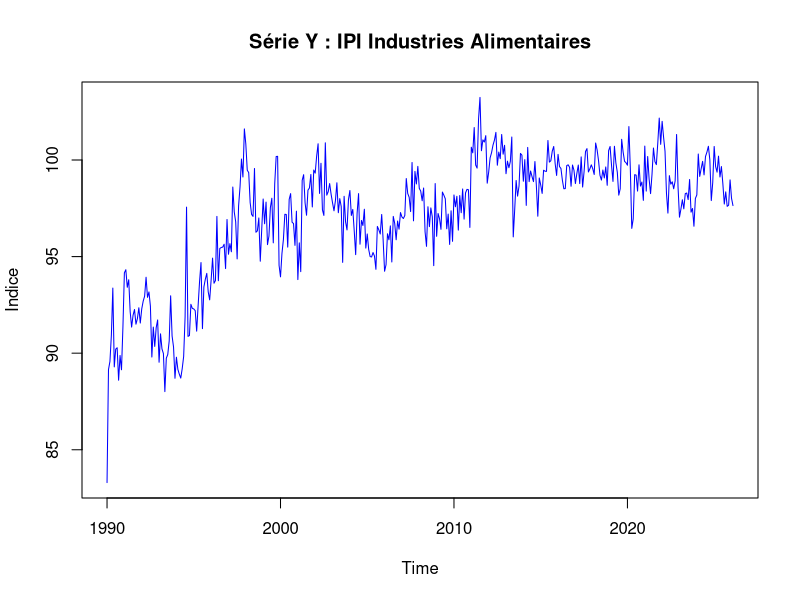
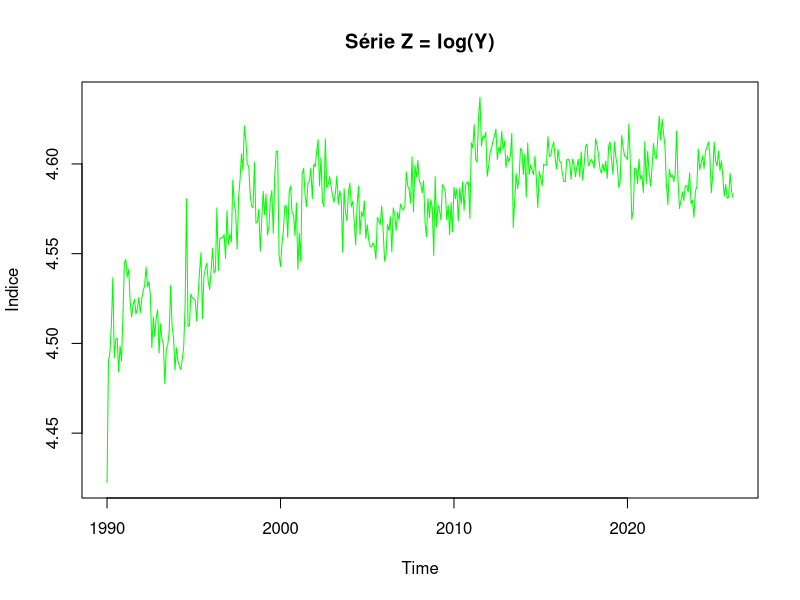
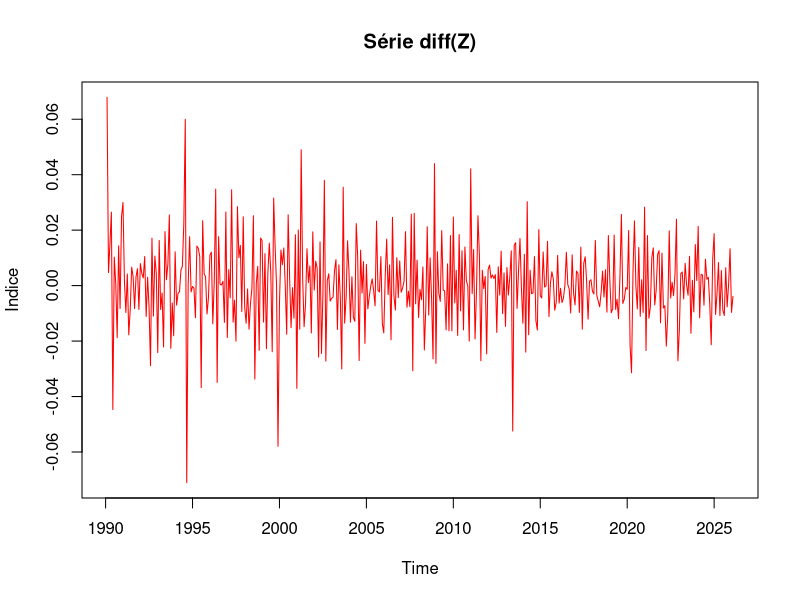
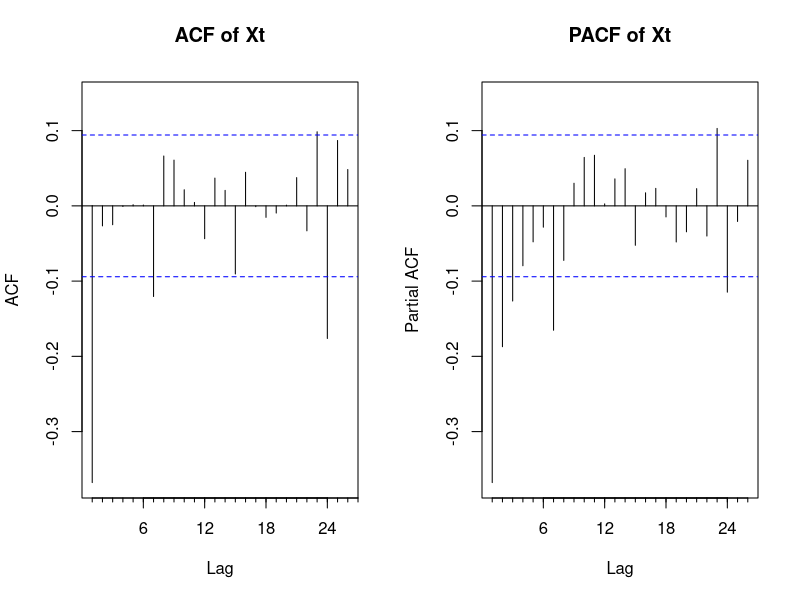
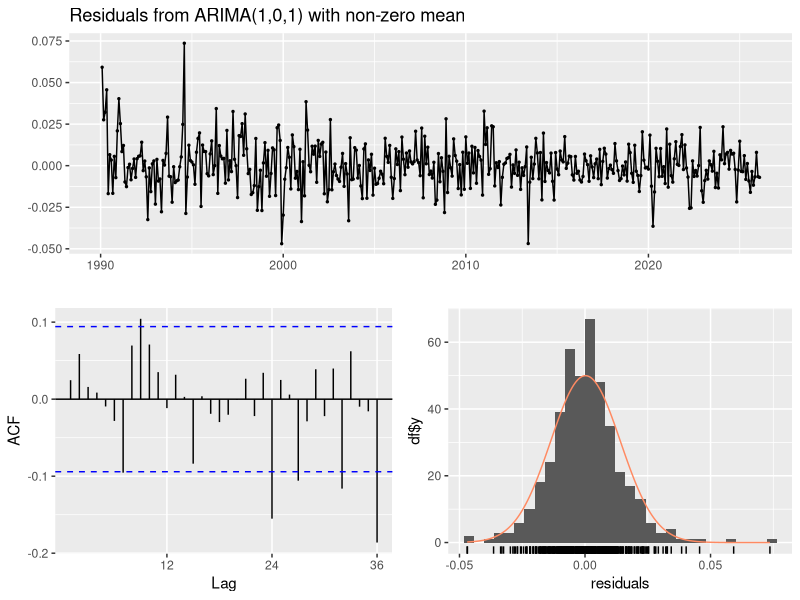
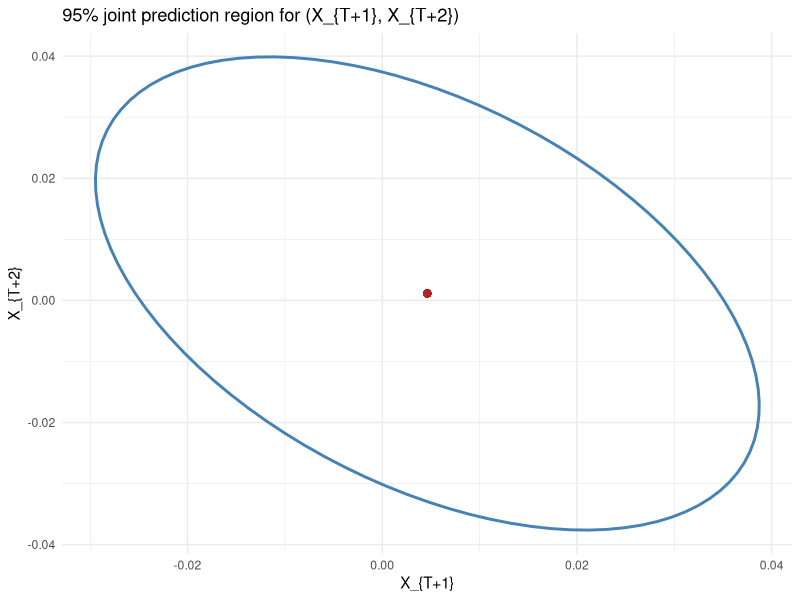

Source code (R) for these figures, in order:
## ---- chunk 1
knitr::opts_chunk$set(
  echo = TRUE,
  warning = TRUE,
  message = TRUE,
  fig.align = "center",
  fig.width = 5,
  fig.height = 2.8,
  out.width = "100%"
)

required_pkgs <- c(
  "readr", "dplyr", "ggplot2", "lubridate", 
  "forecast", "tseries", "ellipse", "knitr"
)

missing_pkgs <- required_pkgs[!vapply(required_pkgs, requireNamespace, logical(1), quietly = TRUE)]
if (length(missing_pkgs) > 0) {
  install.packages(missing_pkgs, repos = "https://cloud.r-project.org")
}

library(dplyr)
library(ggplot2)
library(tseries)
library(forecast)
library(knitr)

## ---- chunk 2

df <- read.csv("data/valeurs_mensuelles.csv", sep = ";", skip = 4, header = FALSE, stringsAsFactors = FALSE)

df <- df[, 1:2]
colnames(df) <- c("date_brute", "valeur")

df <- df[df$valeur != "" & !is.na(df$valeur), ]

# On ajoute "-01" pour créer un format AAAA-MM-JJ lisible par R
df$date <- as.Date(paste0(df$date_brute, "-01"))
df <- df[order(df$date), ]

# On récupère l'année et le mois de début
start_y <- as.numeric(format(df$date[1], "%Y"))
start_m <- as.numeric(format(df$date[1], "%m"))

Y <- ts(df$valeur, start = c(start_y, start_m), frequency = 12)

plot(Y, main = "Série Y : IPI Industries Alimentaires", ylab = "Indice", col = "blue")
## ---- chunk 3
Z <- log(Y)
plot(Z, main = "Série Z = log(Y)", ylab = "Indice", col = "green")
## ---- chunk 4
X <- diff(Z, differences = 1)
plot(X, main = "Série diff(Z)", ylab = "Indice", col = "red")
## ---- chunk 5
adf.test(X)
kpss.test(X)
## ---- chunk 6
par(mfrow = c(1, 2))
Acf(X, main = "ACF of Xt")
Pacf(X, main = "PACF of Xt")

best_model <- auto.arima(X, stationary = TRUE, seasonal = FALSE, 
                         ic = "aic", stepwise = FALSE, approximation = FALSE)
## ---- chunk 7
fit <- Arima(X, order = c(best_model$arma[1], 0, best_model$arma[2]), include.mean = TRUE)
summary(fit)

coef_table <- data.frame(
  Coefficient = names(fit$coef),
  Estimate = fit$coef,
  Std_Error = sqrt(diag(fit$var.coef))
)
coef_table$t_stat <- coef_table$Estimate / coef_table$Std_Error
kable(coef_table, digits = 4, caption = "Estimated ARMA Parameters")
## ---- chunk 8
# Residual Diagnostics
checkresiduals(fit)

# Ljung-Box test
lb_test <- Box.test(residuals(fit), lag = 10, type = "Ljung-Box")
print(lb_test)
## ---- chunk 9
alpha <- 0.95
best_fit <- fit
pred <- predict(best_fit, n.ahead = 2)
mu <- as.numeric(pred$pred)

# Extract AR and MA coefficients for psi1
ar <- if (!is.null(best_fit$model$phi)) best_fit$model$phi else numeric(0)
ma <- if (!is.null(best_fit$model$theta)) best_fit$model$theta else numeric(0)
psi1 <- if (length(ar) == 0 && length(ma) == 0) 0 else ARMAtoMA(ar, ma, lag.max = 1)[1]

sigma2 <- best_fit$sigma2
Sigma <- matrix(
  c(sigma2, sigma2 * psi1, sigma2 * psi1, sigma2 * (1 + psi1^2)),
  nrow = 2
)

ell <- as.data.frame(ellipse::ellipse(Sigma, centre = mu, level = alpha))
colnames(ell) <- c("X_T1", "X_T2")

corr12 <- Sigma[1, 2] / sqrt(Sigma[1, 1] * Sigma[2, 2])

p <- ggplot(ell, aes(x = X_T1, y = X_T2)) +
  geom_path(color = "steelblue", linewidth = 1) +
  geom_point(aes(x = mu[1], y = mu[2]), color = "firebrick", size = 2) +
  labs(
    title = "95% joint prediction region for (X_{T+1}, X_{T+2})",
    x = "X_{T+1}",
    y = "X_{T+2}"
  ) +
  theme_minimal()

p
## ---- chunk 10
code_chunks <- knitr::knit_code$get()
code_text <- unlist(code_chunks, use.names = FALSE)

cat("```r\n")
cat(paste(code_text, collapse = "\n\n"))
cat("\n```\n")
